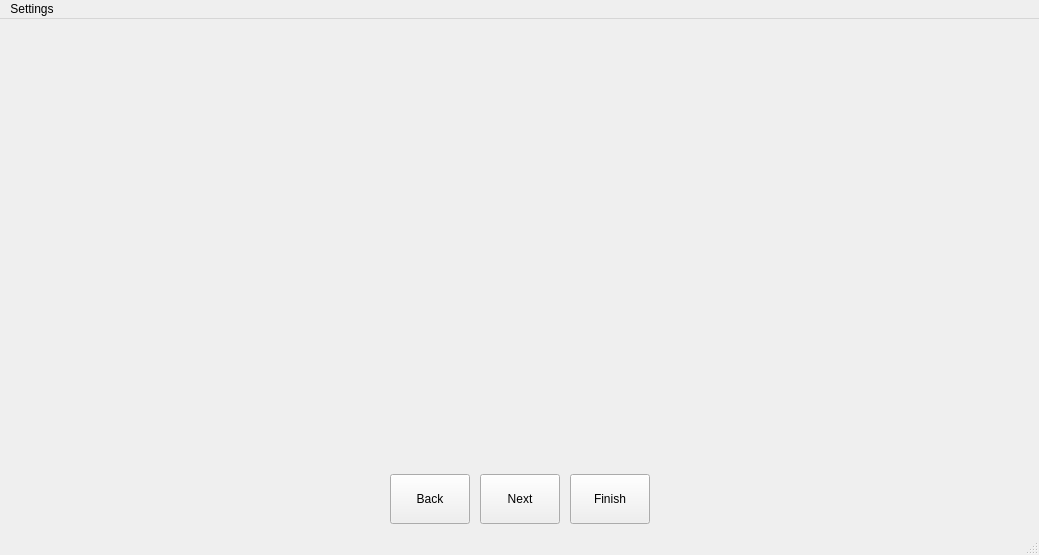
<?xml version="1.0" encoding="UTF-8"?>
<ui version="4.0">
 <class>MainWindow</class>
 <widget class="QMainWindow" name="MainWindow">
  <property name="geometry">
   <rect>
    <x>0</x>
    <y>0</y>
    <width>1039</width>
    <height>555</height>
   </rect>
  </property>
  <property name="sizePolicy">
   <sizepolicy hsizetype="Fixed" vsizetype="Fixed">
    <horstretch>0</horstretch>
    <verstretch>0</verstretch>
   </sizepolicy>
  </property>
  <property name="windowTitle">
   <string>Genetic algorithm</string>
  </property>
  <widget class="QWidget" name="centralwidget">
   <layout class="QVBoxLayout" name="verticalLayout_2">
    <item>
     <layout class="QVBoxLayout" name="verticalLayout_3">
      <property name="sizeConstraint">
       <enum>QLayout::SetDefaultConstraint</enum>
      </property>
      <item>
       <layout class="QHBoxLayout" name="horizontalLayout_4">
        <item>
         <widget class="QWidget" name="canvas" native="true">
          <property name="sizePolicy">
           <sizepolicy hsizetype="Preferred" vsizetype="Preferred">
            <horstretch>0</horstretch>
            <verstretch>0</verstretch>
           </sizepolicy>
          </property>
          <property name="minimumSize">
           <size>
            <width>800</width>
            <height>400</height>
           </size>
          </property>
          <property name="maximumSize">
           <size>
            <width>16777215</width>
            <height>16777215</height>
           </size>
          </property>
          <property name="layoutDirection">
           <enum>Qt::LeftToRight</enum>
          </property>
         </widget>
        </item>
       </layout>
      </item>
     </layout>
    </item>
    <item>
     <layout class="QVBoxLayout" name="verticalLayout">
      <property name="sizeConstraint">
       <enum>QLayout::SetDefaultConstraint</enum>
      </property>
      <item>
       <layout class="QHBoxLayout" name="horizontalLayout">
        <property name="spacing">
         <number>10</number>
        </property>
        <property name="sizeConstraint">
         <enum>QLayout::SetDefaultConstraint</enum>
        </property>
        <property name="topMargin">
         <number>0</number>
        </property>
        <item>
         <spacer name="horizontalSpacer">
          <property name="orientation">
           <enum>Qt::Horizontal</enum>
          </property>
          <property name="sizeType">
           <enum>QSizePolicy::Expanding</enum>
          </property>
          <property name="sizeHint" stdset="0">
           <size>
            <width>40</width>
            <height>20</height>
           </size>
          </property>
         </spacer>
        </item>
        <item>
         <widget class="QPushButton" name="backButton">
          <property name="sizePolicy">
           <sizepolicy hsizetype="Fixed" vsizetype="Fixed">
            <horstretch>0</horstretch>
            <verstretch>0</verstretch>
           </sizepolicy>
          </property>
          <property name="minimumSize">
           <size>
            <width>50</width>
            <height>50</height>
           </size>
          </property>
          <property name="text">
           <string>Back</string>
          </property>
         </widget>
        </item>
        <item>
         <widget class="QPushButton" name="nextButton">
          <property name="sizePolicy">
           <sizepolicy hsizetype="Fixed" vsizetype="Fixed">
            <horstretch>0</horstretch>
            <verstretch>0</verstretch>
           </sizepolicy>
          </property>
          <property name="minimumSize">
           <size>
            <width>50</width>
            <height>50</height>
           </size>
          </property>
          <property name="text">
           <string>Next</string>
          </property>
          <property name="icon">
           <iconset>
            <normaloff>../assets/images/next-50.png</normaloff>../assets/images/next-50.png</iconset>
          </property>
         </widget>
        </item>
        <item>
         <widget class="QPushButton" name="ffButton">
          <property name="enabled">
           <bool>true</bool>
          </property>
          <property name="sizePolicy">
           <sizepolicy hsizetype="Fixed" vsizetype="Fixed">
            <horstretch>0</horstretch>
            <verstretch>0</verstretch>
           </sizepolicy>
          </property>
          <property name="minimumSize">
           <size>
            <width>50</width>
            <height>50</height>
           </size>
          </property>
          <property name="text">
           <string>Finish</string>
          </property>
          <property name="icon">
           <iconset>
            <normaloff>../assets/images/fast-forward-50.png</normaloff>../assets/images/fast-forward-50.png</iconset>
          </property>
         </widget>
        </item>
        <item>
         <spacer name="horizontalSpacer_2">
          <property name="orientation">
           <enum>Qt::Horizontal</enum>
          </property>
          <property name="sizeType">
           <enum>QSizePolicy::Expanding</enum>
          </property>
          <property name="sizeHint" stdset="0">
           <size>
            <width>40</width>
            <height>20</height>
           </size>
          </property>
         </spacer>
        </item>
       </layout>
      </item>
     </layout>
    </item>
   </layout>
  </widget>
  <widget class="QMenuBar" name="menubar">
   <property name="geometry">
    <rect>
     <x>0</x>
     <y>0</y>
     <width>1039</width>
     <height>22</height>
    </rect>
   </property>
   <widget class="QMenu" name="menuSettings">
    <property name="title">
     <string>Settings</string>
    </property>
    <addaction name="actionImport_from_file"/>
    <addaction name="actionExport"/>
    <addaction name="separator"/>
    <addaction name="actionFeelin_lucky"/>
   </widget>
   <addaction name="menuSettings"/>
  </widget>
  <widget class="QStatusBar" name="statusbar"/>
  <action name="actionOpen_settings_dialog">
   <property name="text">
    <string>Open settings dialog</string>
   </property>
  </action>
  <action name="actionImport_from_file">
   <property name="text">
    <string>Import from file</string>
   </property>
  </action>
  <action name="actionExport">
   <property name="text">
    <string>Write by hand</string>
   </property>
  </action>
  <action name="actionFeelin_lucky">
   <property name="text">
    <string>Feeling lucky!</string>
   </property>
  </action>
 </widget>
 <resources/>
 <connections/>
</ui>
